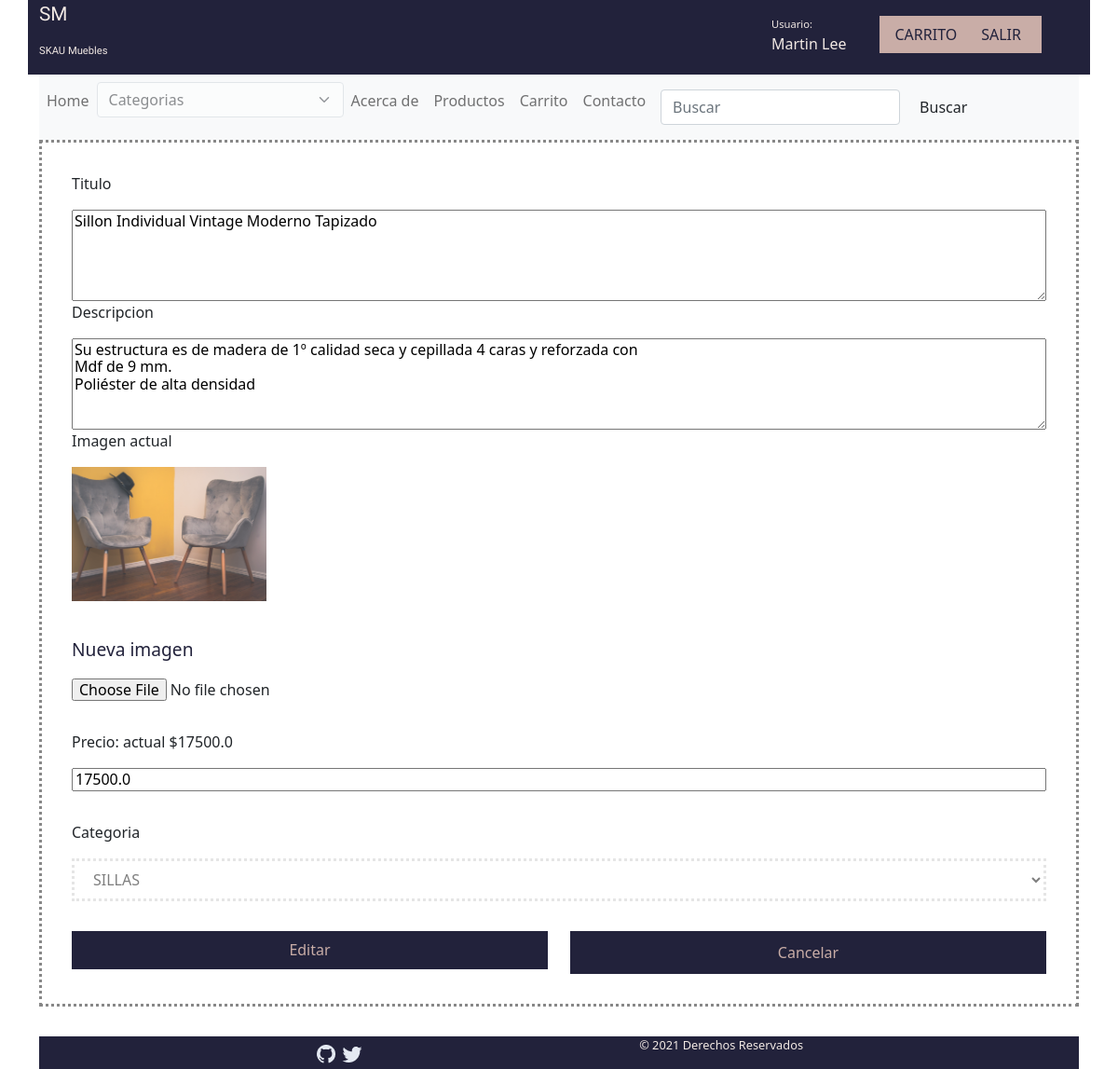
Screenshot of /producto/25 (signed in) with the database file from the repository.
### CARRITO/models.py (models this page shows, shortened)
class Producto(models.Model):
    titulo =  models.CharField(max_length=200)
    imagenProducto =  models.ImageField(upload_to='productos',blank = True, null = True)
    descripcion = models.CharField(max_length=254)
    precio =  models.FloatField()
    categoria = models.ForeignKey(Categoria,on_delete= models.CASCADE, null=False)
    created =  models.DateTimeField(auto_now_add=True)
    updated =  models.DateTimeField(auto_now_add=True)

### CARRITO/views.py (the view, shortened to what this page needs)
# urls.py: path('producto/<int:id>', views.productoEditar, name='EditarProducto'),
@login_required(login_url='login')
def productoEditar(request, id):
    producto = Producto.objects.get(pk = id)
    categorias = Categoria.objects.all()
    form = ProductoForm(request.POST)
    return render (request,'productos/editar.html',{'form':form, 'producto':producto, 'categorias':categorias})

### CARRITO/forms.py
class ProductoForm(forms.ModelForm):
    categoria_id =forms.ModelChoiceField(queryset=Categoria.objects.all())
    class Meta:
        model = Producto
        fields = ['titulo', 'imagenProducto', 'descripcion','precio',]

### CARRITO/context_processors.py (called while the page is built)
def extras(request):
    categorias =  Categoria.objects.all()
    return {'categorias':categorias}

### CARRITO/templates/productos/editar.html (shortened to what this page needs)
{% extends "layout.html" %}
{% block content %}
        <form action="{% url 'EditarProducto' producto.id %}" method="POST" enctype="multipart/form-data">
            <div class="formulario">
            <div class="contenedor_form">
            <div class="campos_forms">
                <p class="etiqueta_form">Titulo</p>
                <textarea class="input_campo" name="titulo" id="titulo" cols="40" rows="5">{{producto.titulo}}</textarea>
            </div>
            <div class="campos_forms">
                <p class="etiqueta_form">Descripcion</p>
                <textarea class="input_campo" name="descripcion" id="descripcion" cols="40" rows="5">{{producto.descripcion}}</textarea>
            </div>
            <div class="campos_forms">
                    <p class="etiqueta_form">Imagen actual</p>
                    <img id="imagen_actual" src="{{ producto.imagenProducto.url }}" alt="Imagen Produco" width="20%" height="35%">
                    <p style="margin-top: 2em;" class="eqtiqueta_form">Nueva imagen</p>
                    <input class="input_campo" type="file" name="imagenProducto" accept="image/*" id="imagenProducto">
            </div>
            <div class="campos_forms" style="margin-top: 2em;">
                <p class="etiqueta_form">Precio: actual ${{producto.precio}}</p>
                <input type="number" class="input_campo" name="precio" id="precio" value="{{producto.precio}}" placeholder="$ Nuevo Precio">
            </div>
            <div class="campos_forms" style="margin-top: 2em;">
                <p class="etiqueta_form">Categoria</p>
            <select class="input_campo" name="categoria_id" required="" id="id_categoria_id" style="border: #ccc dotted;">
                    {% for categoria in categorias%}
                        {% if categoria.id == producto.categoria_id  %}
                            <option value="{{categoria.id}}" selected>{{categoria.descripcion}}</option>
                        {% else %}
                            <option value="{{categoria.id}}">{{categoria.descripcion}}</option>
                        {% endif %}
                    {% endfor %}
                  </select>
            </div>
            <div class="row" style="margin-top: 2em;">
            <div class="campos_forms col-6">
                <input class="boton_enviar" type="submit" value="Editar">
            </div>
            <div class="campos_forms col">
                <a class="boton_enviar" href="{% url 'verProducto' producto.id %}">Cancelar</a>
            </div>
            </div>
        </div>
        </div>
        </form>
{%endblock%}

### CARRITO/templates/header.html (shortened to what this page needs)
<header >
    <div class="row">
            <div class="col" id="logo_marca" >
                <div class="logo_jk">
                     <a href="{% url 'Home' %}" style="text-decoration: none;">
                         <p id="logo_jk">SM</p>
                    </a>
                </div>
                <a href="{% url 'Home' %}" style="text-decoration: none;">
                    <p id="marca">SKAU Muebles</p>
                </a>
            </div>
            <div class="col" id="opciones_user">
                {% if user.is_authenticated %}
                    <div class="usuarioConectado">
                        <p class="usuario">Usuario: </p>
                        <p class="usuario_conactado">{{ user.get_full_name }}</p>
                    </div>
                {% endif%}
                <div class="opciones">
                    {% if user.is_authenticated %}
                            {% if request.user.is_superuser %}
                                    <a class="boton_opciones_user" href="{% url 'Logout' %}">SALIR</a>
                            {%else%}
                                <div class="row">
                                        <a class="boton_opciones_user col col-lg-6 col-sm-12 col-xs-12" href="{% url 'Carrito' %}">CARRITO</a>
                                        <a class="boton_opciones_user col col-lg-6 col-sm-12 col-xs-12" href="{% url 'Logout' %}">SALIR</a>
                                </div>
                            {% endif %}
                    {% endif %}
                </div>
            </div>
</header>

### static/css/mis_estilos.css (style rules this page uses)
#logo_marca { background: #22223b; font-family: 'Otomanopee One', sans-serif; width: 20%; }
#logo_jk { color: #f2e9e4; font-size: 1.3em; }
#marca { color: #f2e9e4; font-size: .7em; }
select { border: none; padding-right: 0; padding-left: 0; background: #000000; opacity: 0.5; padding: .5rem 1rem; background-color: transparent; }
#opciones_user { background-color: #22223b; display: flex; flex-direction: row; justify-content: space-evenly; align-items: center; }
.opciones { margin: 0%; padding-bottom: 1.4em; padding-right: 2em; }
.boton_opciones_user { text-decoration: none; background-color: #c9ada7; color: #22223b; padding: .5rem 1rem; margin-top: 1em; text-align: center; }
#opciones_user { display: flex; flex-direction: row; justify-content: flex-end; align-items: center; padding-right:2em ; }
.usuarioConectado { display: flex; flex-direction: column; justify-content: center; align-items: flex-start; color: #f2e9e4; margin: 0%; margin-right: 3em; padding-top: .8em;; }
.usuario { margin: 0%; padding: 0%; font-size: .7em; }
.contenedor_form { display: flex; flex-direction: column; justify-content: center; padding: 2em; border: #888 dotted; }
.campos_forms { display: flex; flex-direction: column; }
.eqtiqueta_form { color: #22223b; font-size: 1.2em; }
.boton_enviar { color: #c9ada7; background-color: #22223b; padding: .7em; border: none; width: auto; text-decoration: none; text-align: center; }

### rows the page displays
Producto: titulo "Sillon Individual Vintage Moderno Tapizado", descripcion "Su estructura es de madera de 1º calidad seca y cepillada 4 caras y reforzada con Mdf de 9 mm. Poliéster de alta densidad", imagenProducto (picture), precio "17500.0"

### other values shown
{{ user.get_full_name }} "Martin Lee"
form field categoria_id "SILLAS"
